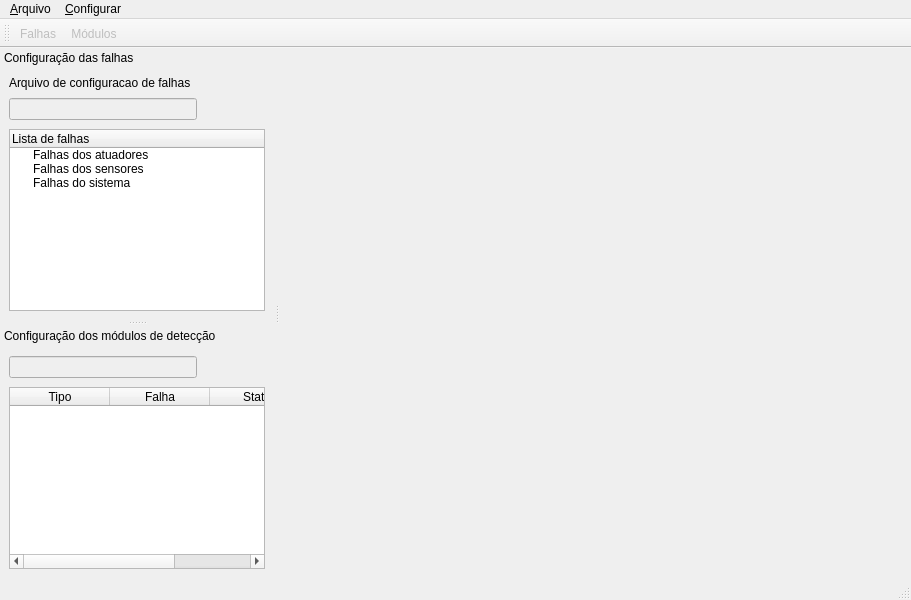
<?xml version="1.0" encoding="UTF-8"?>
<ui version="4.0">
 <class>JanelaPrincipal</class>
 <widget class="QMainWindow" name="JanelaPrincipal">
  <property name="geometry">
   <rect>
    <x>0</x>
    <y>0</y>
    <width>911</width>
    <height>600</height>
   </rect>
  </property>
  <property name="windowTitle">
   <string>Simddef - Sistema de detecção e diagnóstico de falhas</string>
  </property>
  <property name="windowIcon">
   <iconset resource="../imgs/imgs.qrc">
    <normaloff>:/imgs/falhas.png</normaloff>:/imgs/falhas.png</iconset>
  </property>
  <widget class="QWidget" name="widget_central">
   <layout class="QGridLayout" name="gridLayout_2">
    <item row="0" column="0">
     <widget class="JanelaInterna" name="janela_interna" native="true"/>
    </item>
   </layout>
  </widget>
  <widget class="QMenuBar" name="barra_menu">
   <property name="geometry">
    <rect>
     <x>0</x>
     <y>0</y>
     <width>911</width>
     <height>22</height>
    </rect>
   </property>
   <widget class="QMenu" name="menu_Arquivo">
    <property name="title">
     <string>&amp;Arquivo</string>
    </property>
    <addaction name="acao_sair"/>
   </widget>
   <widget class="QMenu" name="menu_Configurar">
    <property name="title">
     <string>&amp;Configurar</string>
    </property>
    <addaction name="acao_cfg_falhas"/>
    <addaction name="acao_cfg_modulos"/>
   </widget>
   <addaction name="menu_Arquivo"/>
   <addaction name="menu_Configurar"/>
  </widget>
  <widget class="QStatusBar" name="barra_status"/>
  <widget class="QToolBar" name="barra_ferramentas">
   <property name="windowTitle">
    <string>toolBar</string>
   </property>
   <property name="iconSize">
    <size>
     <width>20</width>
     <height>20</height>
    </size>
   </property>
   <attribute name="toolBarArea">
    <enum>TopToolBarArea</enum>
   </attribute>
   <attribute name="toolBarBreak">
    <bool>false</bool>
   </attribute>
   <addaction name="acao_cfg_falhas"/>
   <addaction name="acao_cfg_modulos"/>
  </widget>
  <widget class="QDockWidget" name="dock_falhas">
   <property name="minimumSize">
    <size>
     <width>250</width>
     <height>183</height>
    </size>
   </property>
   <property name="features">
    <set>QDockWidget::DockWidgetMovable</set>
   </property>
   <property name="allowedAreas">
    <set>Qt::LeftDockWidgetArea</set>
   </property>
   <property name="windowTitle">
    <string>Configuração das falhas</string>
   </property>
   <attribute name="dockWidgetArea">
    <number>1</number>
   </attribute>
   <widget class="QWidget" name="dockWidgetContents">
    <layout class="QGridLayout" name="gridLayout">
     <item row="0" column="0">
      <widget class="QLabel" name="label">
       <property name="text">
        <string>Arquivo de configuracao de falhas</string>
       </property>
      </widget>
     </item>
     <item row="1" column="0">
      <layout class="QHBoxLayout" name="horizontalLayout_2">
       <item>
        <widget class="QLineEdit" name="end_arq_falhas">
         <property name="enabled">
          <bool>false</bool>
         </property>
         <property name="toolTip">
          <string>Endereço do arquivo de configuração de falhas</string>
         </property>
         <property name="text">
          <string/>
         </property>
        </widget>
       </item>
       <item>
        <widget class="QToolButton" name="botao_carregar_falhas">
         <property name="toolTip">
          <string>Abrir arquivo de configuração de falhas</string>
         </property>
         <property name="icon">
          <iconset resource="../imgs/imgs.qrc">
           <normaloff>:/imgs/abrir.png</normaloff>:/imgs/abrir.png</iconset>
         </property>
         <property name="iconSize">
          <size>
           <width>20</width>
           <height>20</height>
          </size>
         </property>
         <property name="autoRaise">
          <bool>true</bool>
         </property>
        </widget>
       </item>
       <item>
        <widget class="QToolButton" name="botao_recarregar_falhas">
         <property name="enabled">
          <bool>false</bool>
         </property>
         <property name="toolTip">
          <string>Recarregar arquivo de configuração de falhas</string>
         </property>
         <property name="icon">
          <iconset resource="../imgs/imgs.qrc">
           <normaloff>:/imgs/recarregar.png</normaloff>:/imgs/recarregar.png</iconset>
         </property>
         <property name="iconSize">
          <size>
           <width>20</width>
           <height>20</height>
          </size>
         </property>
         <property name="shortcut">
          <string>Ctrl+S, Ctrl+R</string>
         </property>
         <property name="autoRaise">
          <bool>true</bool>
         </property>
        </widget>
       </item>
      </layout>
     </item>
     <item row="2" column="0">
      <widget class="QTreeWidget" name="falhas">
       <property name="toolTip">
        <string>Lista de falhas cadastradas</string>
       </property>
       <column>
        <property name="text">
         <string>Lista de falhas</string>
        </property>
       </column>
       <item>
        <property name="text">
         <string>Falhas dos atuadores</string>
        </property>
       </item>
       <item>
        <property name="text">
         <string>Falhas dos sensores</string>
        </property>
       </item>
       <item>
        <property name="text">
         <string>Falhas do sistema</string>
        </property>
       </item>
      </widget>
     </item>
    </layout>
   </widget>
  </widget>
  <widget class="QDockWidget" name="dock_modulos">
   <property name="minimumSize">
    <size>
     <width>250</width>
     <height>163</height>
    </size>
   </property>
   <property name="features">
    <set>QDockWidget::DockWidgetMovable</set>
   </property>
   <property name="allowedAreas">
    <set>Qt::LeftDockWidgetArea</set>
   </property>
   <property name="windowTitle">
    <string>Configuração dos módulos de detecção</string>
   </property>
   <attribute name="dockWidgetArea">
    <number>1</number>
   </attribute>
   <widget class="QWidget" name="dockWidgetContents_2">
    <layout class="QGridLayout" name="gridLayout_3">
     <item row="1" column="0">
      <widget class="QTableWidget" name="modulos">
       <property name="toolTip">
        <string>Lista de módulos cadastrados. Para ativar um módulo, clique duas vezes.</string>
       </property>
       <property name="editTriggers">
        <set>QAbstractItemView::NoEditTriggers</set>
       </property>
       <property name="tabKeyNavigation">
        <bool>false</bool>
       </property>
       <property name="selectionMode">
        <enum>QAbstractItemView::SingleSelection</enum>
       </property>
       <property name="gridStyle">
        <enum>Qt::DotLine</enum>
       </property>
       <property name="sortingEnabled">
        <bool>true</bool>
       </property>
       <attribute name="verticalHeaderVisible">
        <bool>false</bool>
       </attribute>
       <column>
        <property name="text">
         <string>Tipo</string>
        </property>
       </column>
       <column>
        <property name="text">
         <string>Falha</string>
        </property>
       </column>
       <column>
        <property name="text">
         <string>Status</string>
        </property>
       </column>
      </widget>
     </item>
     <item row="0" column="0">
      <layout class="QHBoxLayout" name="horizontalLayout">
       <item>
        <widget class="QLineEdit" name="end_arq_modulos">
         <property name="enabled">
          <bool>false</bool>
         </property>
         <property name="toolTip">
          <string>Endereço do arquivo de configuração de módulos</string>
         </property>
         <property name="text">
          <string/>
         </property>
        </widget>
       </item>
       <item>
        <widget class="QToolButton" name="botao_carregar_modulos">
         <property name="enabled">
          <bool>false</bool>
         </property>
         <property name="toolTip">
          <string>Abrir arquivo de configuração de módulos</string>
         </property>
         <property name="icon">
          <iconset resource="../imgs/imgs.qrc">
           <normaloff>:/imgs/abrir.png</normaloff>:/imgs/abrir.png</iconset>
         </property>
         <property name="iconSize">
          <size>
           <width>20</width>
           <height>20</height>
          </size>
         </property>
         <property name="autoRaise">
          <bool>true</bool>
         </property>
        </widget>
       </item>
       <item>
        <widget class="QToolButton" name="botao_recarregar_modulos">
         <property name="enabled">
          <bool>false</bool>
         </property>
         <property name="toolTip">
          <string>Recarregar arquivo de configuração de módulos</string>
         </property>
         <property name="icon">
          <iconset resource="../imgs/imgs.qrc">
           <normaloff>:/imgs/recarregar.png</normaloff>:/imgs/recarregar.png</iconset>
         </property>
         <property name="iconSize">
          <size>
           <width>20</width>
           <height>20</height>
          </size>
         </property>
         <property name="shortcut">
          <string>Ctrl+S, Ctrl+R</string>
         </property>
         <property name="autoRaise">
          <bool>true</bool>
         </property>
        </widget>
       </item>
      </layout>
     </item>
    </layout>
   </widget>
  </widget>
  <action name="acao_cfg_falhas">
   <property name="enabled">
    <bool>false</bool>
   </property>
   <property name="icon">
    <iconset resource="../imgs/imgs.qrc">
     <normaloff>:/imgs/falhas.png</normaloff>:/imgs/falhas.png</iconset>
   </property>
   <property name="text">
    <string>Falhas</string>
   </property>
   <property name="toolTip">
    <string>Configurar falhas</string>
   </property>
   <property name="shortcut">
    <string>Ctrl+F</string>
   </property>
  </action>
  <action name="acao_cfg_modulos">
   <property name="enabled">
    <bool>false</bool>
   </property>
   <property name="icon">
    <iconset resource="../imgs/imgs.qrc">
     <normaloff>:/imgs/modulos_blocos.png</normaloff>:/imgs/modulos_blocos.png</iconset>
   </property>
   <property name="text">
    <string>Módulos</string>
   </property>
   <property name="toolTip">
    <string>Configurar módulos</string>
   </property>
   <property name="shortcut">
    <string>Ctrl+M</string>
   </property>
  </action>
  <action name="acao_sair">
   <property name="text">
    <string>Sair</string>
   </property>
   <property name="toolTip">
    <string>Encerrar a aplicação</string>
   </property>
   <property name="shortcut">
    <string>Ctrl+X</string>
   </property>
  </action>
 </widget>
 <customwidgets>
  <customwidget>
   <class>JanelaInterna</class>
   <extends>QWidget</extends>
   <header>../src/janela_interna.h</header>
   <container>1</container>
  </customwidget>
 </customwidgets>
 <tabstops>
  <tabstop>botao_carregar_falhas</tabstop>
  <tabstop>botao_carregar_modulos</tabstop>
  <tabstop>botao_recarregar_falhas</tabstop>
  <tabstop>botao_recarregar_modulos</tabstop>
  <tabstop>end_arq_falhas</tabstop>
  <tabstop>falhas</tabstop>
  <tabstop>end_arq_modulos</tabstop>
  <tabstop>modulos</tabstop>
 </tabstops>
 <resources>
  <include location="../imgs/imgs.qrc"/>
  <include location="../cfgs_rnas/rnas.qrc"/>
 </resources>
 <connections/>
</ui>
